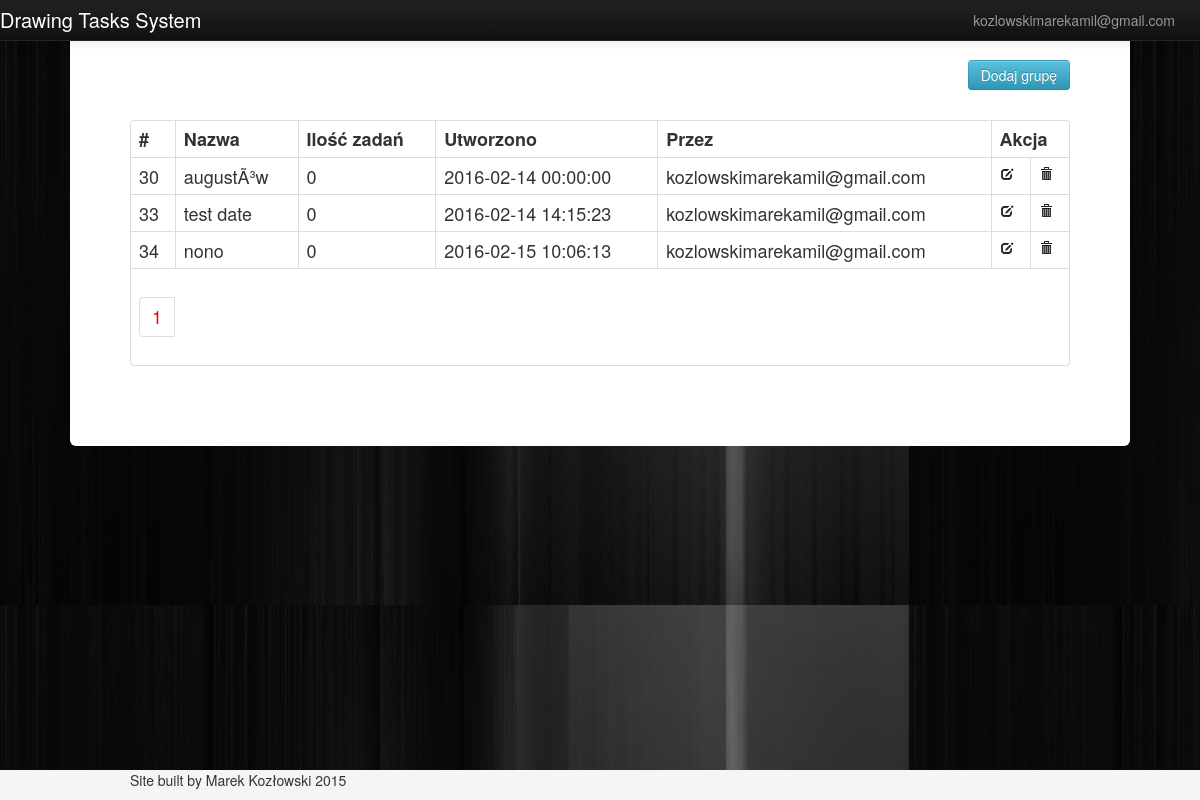
The app's page /groups.php (signed in) with its own data.
### tables this page shows
CREATE TABLE IF NOT EXISTS `groups` (
  `id_group` int(10) NOT NULL AUTO_INCREMENT,
  `name` varchar(255) NOT NULL,
  `tasks_qty` int(11) NOT NULL,
  `created` datetime NOT NULL,
  `createdby` varchar(255) NOT NULL,
  PRIMARY KEY (`id_group`)
);

### class.dbfun.php (the view, shortened to what this page needs)
<?php
class dbfun
{
	private $db;
	function __construct($DB_con)
	{
		$this->db = $DB_con;
	}
				?>
            <?php
	public function groupsview($query){
		$stmt = $this->db->prepare($query);
		$stmt->execute();
		if($stmt->rowCount()>0)
		{
			while($row=$stmt->fetch(PDO::FETCH_ASSOC))
			{
				?>
                <tr>
                <td><?php print($row['id_group']); ?></td>
                <td><?php print($row['name']); ?></td>
                <td><?php print($row['tasks_qty']); ?></td>
                <td><?php print($row['created']); ?></td>
                <td><?php print($row['createdby']) ?></td>
                <td align="center">
                <a href="edit_group.php?edit_id=<?php print($row['id_group']); ?>"><i class="icon-edit"></i></a>
                </td>
                <td align="center">
                <a href="delete_group.php?delete_id=<?php print($row['id_group']); ?>"><i class="icon-trash"></i></a>
                </td>
                </tr>
                <?php
			}
		}
		else
		{
			?>
            <tr>
            <td>Brak danych</td>
            </tr>
            <?php
		}
	}
				?>
            <?php
	public function paginglink($query,$records_per_page){
		$self = $_SERVER['PHP_SELF'];
		$stmt = $this->db->prepare($query);
		$stmt->execute();
		$total_no_of_records = $stmt->rowCount();
		if($total_no_of_records > 0)
		{
			?><ul class="pagination"><?php
			$total_no_of_pages=ceil($total_no_of_records/$records_per_page);
			$current_page=1;
			for($i=1;$i<=$total_no_of_pages;$i++)
			{
				if($i==$current_page)
				{
					echo "<li><a href='".$self."?page_no=".$i."' style='color:red;'>".$i."</a></li>";
				}
				else
				{
					echo "<li><a href='".$self."?page_no=".$i."'>".$i."</a></li>";
				}
			}
			?>
				</ul>
			<?php
		}
	}
}

### groups.php (style rules this page uses)
body { background: url(assets/bglight.png); }
.navbar-fixed-bottom { background-color: #f5f5f5; }
.pagination { display:inline-block;padding-left:0;margin:20px 0;border-radius:4px }
.pagination>li { display:inline }
.pagination>li>a, .pagination>li>span { position:relative;float:left;padding:6px 12px;margin-left:-1px;line-height:1.42857143;color:#337ab7;text-decoration:none;background-color:#fff;border:1px solid #ddd }
.pagination>li:first-child>a,.pagination>li:first-child>span { margin-left:0;border-top-left-radius:4px;border-bottom-left-radius:4px }

### records on screen
groups: id_group "30", name "augustÃ³w", tasks_qty "0", created "2016-02-14 00:00:00", createdby "kozlowskimarekamil@gmail.com"
groups: id_group "33", name "test date", tasks_qty "0", created "2016-02-14 14:15:23", createdby "kozlowskimarekamil@gmail.com"
groups: id_group "34", name "nono", tasks_qty "0", created "2016-02-15 10:06:13", createdby "kozlowskimarekamil@gmail.com"
